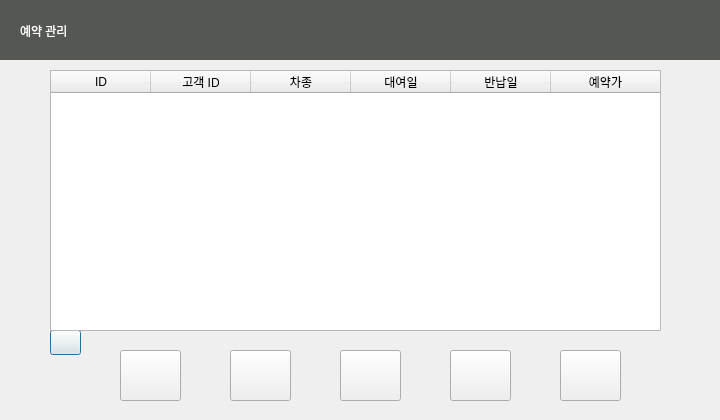
<?xml version="1.0" encoding="UTF-8"?>
<ui version="4.0">
 <class>reserv</class>
 <widget class="QDialog" name="reserv">
  <property name="geometry">
   <rect>
    <x>0</x>
    <y>0</y>
    <width>720</width>
    <height>420</height>
   </rect>
  </property>
  <property name="windowTitle">
   <string>Dialog</string>
  </property>
  <widget class="QPushButton" name="remove_btn">
   <property name="geometry">
    <rect>
     <x>230</x>
     <y>350</y>
     <width>61</width>
     <height>51</height>
    </rect>
   </property>
   <property name="acceptDrops">
    <bool>false</bool>
   </property>
   <property name="styleSheet">
    <string notr="true"/>
   </property>
   <property name="text">
    <string/>
   </property>
   <property name="icon">
    <iconset resource="img.qrc">
     <normaloff>:/new/prefix1/img/delete.png</normaloff>:/new/prefix1/img/delete.png</iconset>
   </property>
   <property name="iconSize">
    <size>
     <width>50</width>
     <height>50</height>
    </size>
   </property>
   <property name="shortcut">
    <string notr="true"/>
   </property>
   <property name="autoRepeat">
    <bool>false</bool>
   </property>
   <property name="autoExclusive">
    <bool>true</bool>
   </property>
   <property name="autoDefault">
    <bool>false</bool>
   </property>
  </widget>
  <widget class="QLabel" name="label">
   <property name="geometry">
    <rect>
     <x>0</x>
     <y>0</y>
     <width>721</width>
     <height>60</height>
    </rect>
   </property>
   <property name="styleSheet">
    <string notr="true">
background-color: rgb(85, 87, 83);</string>
   </property>
   <property name="text">
    <string/>
   </property>
  </widget>
  <widget class="QPushButton" name="edit_btn">
   <property name="geometry">
    <rect>
     <x>340</x>
     <y>350</y>
     <width>61</width>
     <height>51</height>
    </rect>
   </property>
   <property name="acceptDrops">
    <bool>false</bool>
   </property>
   <property name="styleSheet">
    <string notr="true"/>
   </property>
   <property name="text">
    <string/>
   </property>
   <property name="icon">
    <iconset resource="img.qrc">
     <normaloff>:/new/prefix1/img/edit.png</normaloff>:/new/prefix1/img/edit.png</iconset>
   </property>
   <property name="iconSize">
    <size>
     <width>50</width>
     <height>50</height>
    </size>
   </property>
   <property name="shortcut">
    <string notr="true"/>
   </property>
   <property name="autoRepeat">
    <bool>false</bool>
   </property>
   <property name="autoExclusive">
    <bool>true</bool>
   </property>
   <property name="autoDefault">
    <bool>false</bool>
   </property>
  </widget>
  <widget class="QPushButton" name="refresh_btn">
   <property name="geometry">
    <rect>
     <x>50</x>
     <y>330</y>
     <width>31</width>
     <height>25</height>
    </rect>
   </property>
   <property name="text">
    <string/>
   </property>
   <property name="icon">
    <iconset resource="img.qrc">
     <normaloff>:/new/prefix1/img/refresh.png</normaloff>:/new/prefix1/img/refresh.png</iconset>
   </property>
  </widget>
  <widget class="QPushButton" name="add_btn">
   <property name="geometry">
    <rect>
     <x>120</x>
     <y>350</y>
     <width>61</width>
     <height>51</height>
    </rect>
   </property>
   <property name="acceptDrops">
    <bool>false</bool>
   </property>
   <property name="styleSheet">
    <string notr="true"/>
   </property>
   <property name="text">
    <string/>
   </property>
   <property name="icon">
    <iconset resource="img.qrc">
     <normaloff>:/new/prefix1/img/plus.png</normaloff>:/new/prefix1/img/plus.png</iconset>
   </property>
   <property name="iconSize">
    <size>
     <width>50</width>
     <height>50</height>
    </size>
   </property>
   <property name="shortcut">
    <string notr="true"/>
   </property>
   <property name="autoRepeat">
    <bool>false</bool>
   </property>
   <property name="autoExclusive">
    <bool>true</bool>
   </property>
   <property name="autoDefault">
    <bool>false</bool>
   </property>
  </widget>
  <widget class="QLabel" name="label_2">
   <property name="geometry">
    <rect>
     <x>20</x>
     <y>15</y>
     <width>91</width>
     <height>31</height>
    </rect>
   </property>
   <property name="styleSheet">
    <string notr="true">background-color: rgb(85, 87, 83);
font: 12pt &quot;Ubuntu&quot;;
color: rgb(255, 255, 255);</string>
   </property>
   <property name="text">
    <string>예약 관리</string>
   </property>
  </widget>
  <widget class="QPushButton" name="exit_btn">
   <property name="geometry">
    <rect>
     <x>560</x>
     <y>350</y>
     <width>61</width>
     <height>51</height>
    </rect>
   </property>
   <property name="acceptDrops">
    <bool>false</bool>
   </property>
   <property name="styleSheet">
    <string notr="true"/>
   </property>
   <property name="text">
    <string/>
   </property>
   <property name="icon">
    <iconset resource="img.qrc">
     <normaloff>:/new/prefix1/img/undo.png</normaloff>:/new/prefix1/img/undo.png</iconset>
   </property>
   <property name="iconSize">
    <size>
     <width>50</width>
     <height>50</height>
    </size>
   </property>
   <property name="shortcut">
    <string notr="true"/>
   </property>
   <property name="autoRepeat">
    <bool>false</bool>
   </property>
   <property name="autoExclusive">
    <bool>true</bool>
   </property>
   <property name="autoDefault">
    <bool>false</bool>
   </property>
  </widget>
  <widget class="QTableWidget" name="table">
   <property name="geometry">
    <rect>
     <x>50</x>
     <y>70</y>
     <width>611</width>
     <height>261</height>
    </rect>
   </property>
   <property name="maximumSize">
    <size>
     <width>611</width>
     <height>261</height>
    </size>
   </property>
   <property name="rowCount">
    <number>0</number>
   </property>
   <attribute name="horizontalHeaderCascadingSectionResizes">
    <bool>false</bool>
   </attribute>
   <attribute name="horizontalHeaderShowSortIndicator" stdset="0">
    <bool>true</bool>
   </attribute>
   <attribute name="horizontalHeaderStretchLastSection">
    <bool>true</bool>
   </attribute>
   <attribute name="verticalHeaderVisible">
    <bool>false</bool>
   </attribute>
   <attribute name="verticalHeaderCascadingSectionResizes">
    <bool>false</bool>
   </attribute>
   <attribute name="verticalHeaderShowSortIndicator" stdset="0">
    <bool>false</bool>
   </attribute>
   <attribute name="verticalHeaderStretchLastSection">
    <bool>false</bool>
   </attribute>
   <column>
    <property name="text">
     <string>ID</string>
    </property>
   </column>
   <column>
    <property name="text">
     <string>고객 ID</string>
    </property>
   </column>
   <column>
    <property name="text">
     <string>차종</string>
    </property>
   </column>
   <column>
    <property name="text">
     <string>대여일</string>
    </property>
   </column>
   <column>
    <property name="text">
     <string>반납일</string>
    </property>
   </column>
   <column>
    <property name="text">
     <string>예약가</string>
    </property>
   </column>
  </widget>
  <widget class="QPushButton" name="sell_btn">
   <property name="geometry">
    <rect>
     <x>450</x>
     <y>350</y>
     <width>61</width>
     <height>51</height>
    </rect>
   </property>
   <property name="acceptDrops">
    <bool>false</bool>
   </property>
   <property name="styleSheet">
    <string notr="true"/>
   </property>
   <property name="text">
    <string/>
   </property>
   <property name="icon">
    <iconset resource="img.qrc">
     <normaloff>:/new/prefix1/img/payments.png</normaloff>:/new/prefix1/img/payments.png</iconset>
   </property>
   <property name="iconSize">
    <size>
     <width>50</width>
     <height>50</height>
    </size>
   </property>
   <property name="shortcut">
    <string notr="true"/>
   </property>
   <property name="autoRepeat">
    <bool>false</bool>
   </property>
   <property name="autoExclusive">
    <bool>true</bool>
   </property>
   <property name="autoDefault">
    <bool>false</bool>
   </property>
  </widget>
 </widget>
 <resources>
  <include location="img.qrc"/>
 </resources>
 <connections/>
</ui>
